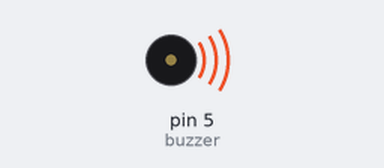
A sketch run on a simulated Arduino Uno, built with avr-gcc and run on an emulated ATmega328P. Shown: buzzer (waves = sounding).

Above: at 0.2 s.
At 5.05 s:
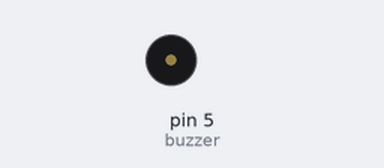
Timing chart, 0 to 6.0 s (numbered marks = the images above):
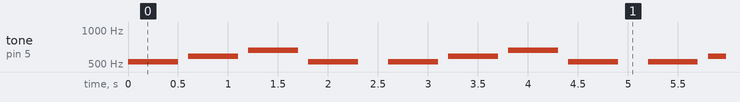

Measured:
- by itself, tone on pin 5 (buzzer): repeats every 2.6 s: silent 0.10 s, 587 Hz 0.50 s, silent 0.10 s, 659 Hz 0.50 s, silent 0.10 s, 523 Hz 0.50 s, silent 0.30 s, 523 Hz 0.50 s

The sketch:

Speaker.ino
```cpp
int buzzer=5;                   //設定蜂鳴器接腳為第3孔
int duration = 500;
int aSo = 392;
int bDo = 523;
int bRe = 587;
int bMi = 659;
int bFa = 698;
int bSo = 784;
int bLa = 880;
int bSi = 988;
int bDDo = 1047;
void setup() {
  // put your setup code here, to run once:
  pinMode(buzzer,OUTPUT);
}

void loop() {
  // put your main code here, to run repeatedly:
  tone(buzzer,bDo,duration);
  delay(600);
  tone(buzzer,bRe,duration);
  delay(600);
  tone(buzzer,bMi,duration);
  delay(600);
  tone(buzzer,bDo,duration);
  delay(800);
}
```
